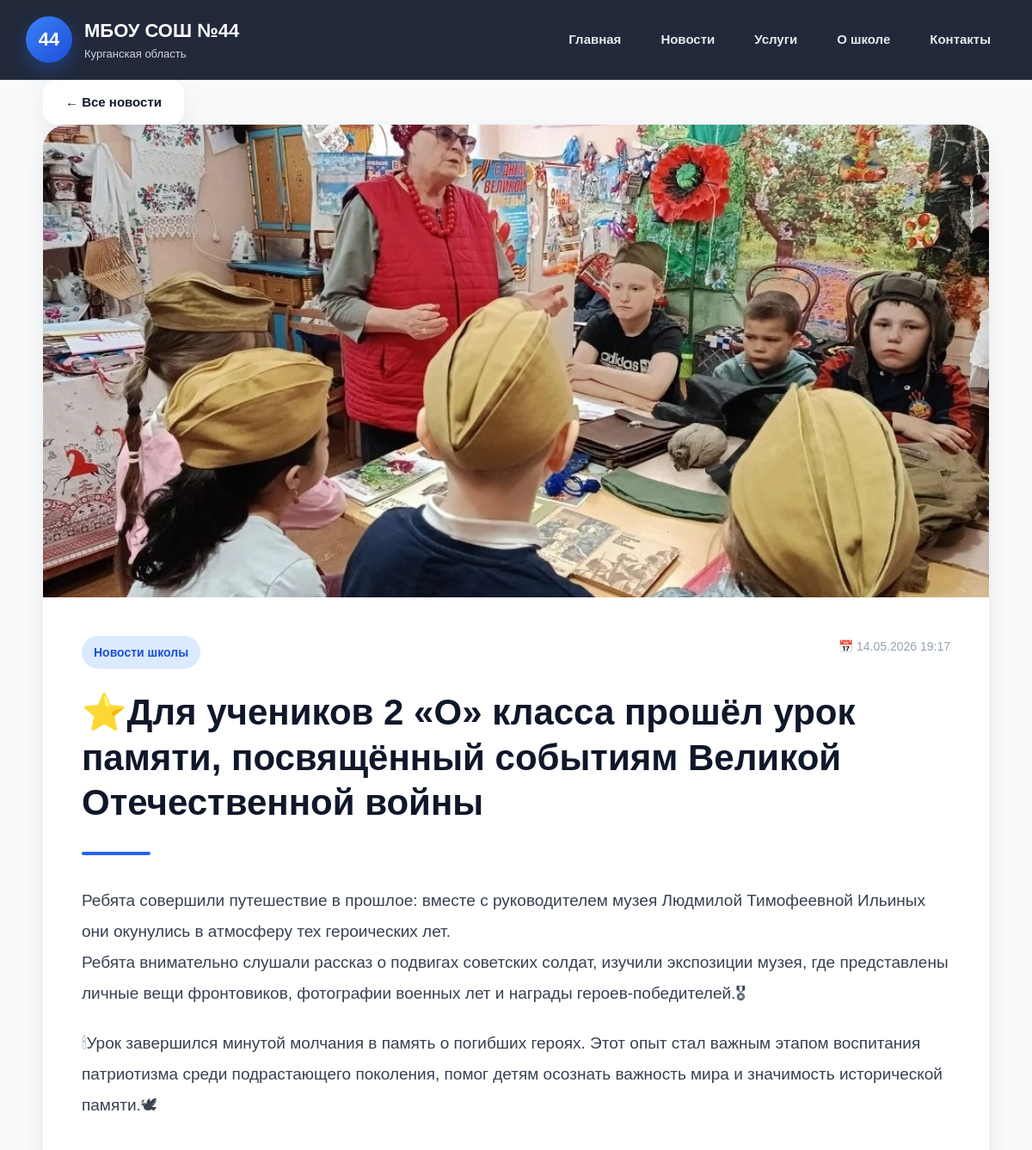
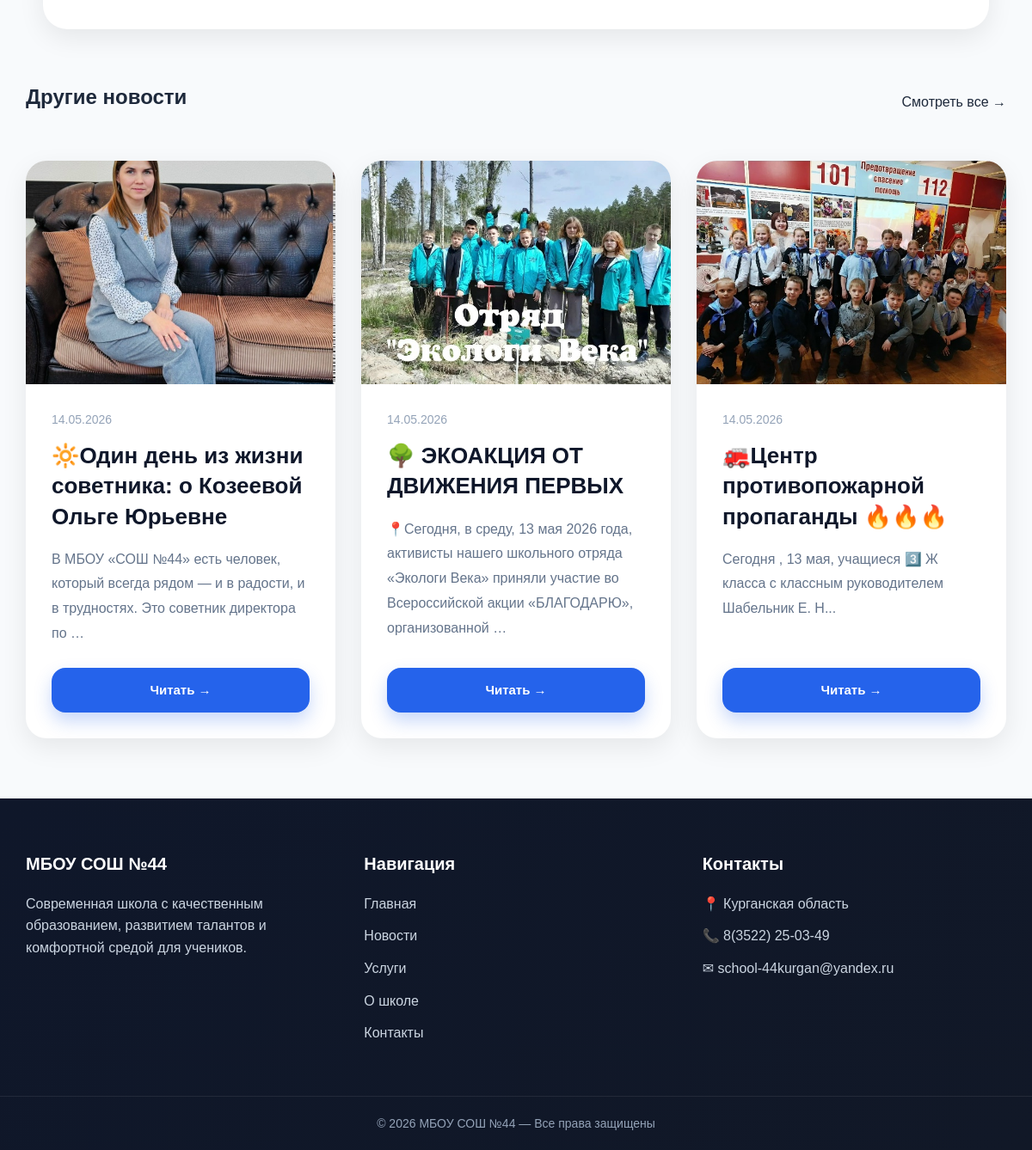
The page /1/dlya-uchenikov-2-o-klassa-proshyol-urok-pamyati-posvyashyonnyj-sobytiyam-velikoj-otechestvennoj-vojn/ on the database its author committed (2 pictures, top to bottom).
### news/models.py (models this page shows, shortened)
class News(models.Model):
    title = models.CharField(max_length=100, db_index=True)
    slug = models.SlugField(max_length=100, unique=True)
    preview_text = models.TextField(blank=True)
    full_text = models.TextField(blank=True)
    image = models.ImageField(upload_to='products/%Y/%m/%d', blank=True)
    created_at = models.DateTimeField(auto_now_add=True)
    class Meta:
        ordering = ('-created_at',)
        verbose_name = "Новость"
        verbose_name_plural = "Новости"

### news/views.py (the view)
# urls.py: path('<int:id>/<slug:slug>/', views.news_detail,
def news_detail(request, id, slug):
    article = get_object_or_404(
        News,
        id=id,
        slug=slug
    )
    related_news = News.objects.exclude(id=article.id)[:3]
    return render(request, 'main/news/detail.html', {
        'article': article,
        'related_news': related_news,
    })

### news/templates/main/news/detail.html (shortened to what this page needs)
{% extends 'main/base.html' %}
{% block content %}
<div class="news-detail-page">
    <div class="detail-top">
        <a href="{% url 'news:news_list' %}" class="back-btn">
            ← Все новости
        </a>
    </div>
    <article class="news-detail-card">
        {% if article.image %}
            <div class="detail-image-wrapper">
                <img
                    src="{{ article.image.url }}"
                    alt="{{ article.title }}"
                    class="detail-image"
                >
            </div>
        {% endif %}
        <div class="detail-content">
            <div class="detail-meta">
                <span class="detail-badge">
                    Новости школы
                </span>
                <span class="publish-date">
                    📅 {{ article.created_at|date:"d.m.Y H:i" }}
                </span>
            </div>
            <h1 class="detail-title">
                {{ article.title }}
            </h1>
            <div class="detail-divider"></div>
            <div class="detail-text">
                {{ article.full_text|linebreaks }}
            </div>
        </div>
    </article>
</div>
<section class="related-news">
    <div class="section-header">
        <h2 class="related-title">
            Другие новости
        </h2>
        <a href="{% url 'news:news_list' %}" class="all-news-link">
            Смотреть все →
        </a>
    </div>
    <div class="news-grid">
        {% for item in related_news %}
            <article class="news-card">
                <div class="news-image-wrapper">
                    {% if item.image %}
                        <img
                            src="{{ item.image.url }}"
                            class="news-image"
                            alt="{{ item.title }}"
                        >
                    {% endif %}
                </div>
                <div class="news-content">
                    <div class="card-meta">
                        {{ item.created_at|date:"d.m.Y" }}
                    </div>
                    <h3 class="news-title">
                        {{ item.title }}
                    </h3>
                    <p class="news-preview">
                        {{ item.preview_text|truncatewords:20 }}
                    </p>
                    <a
                        href="{% url 'news:news_detail' item.id item.slug %}"
                        class="btn"
                    >
                        Читать →
                    </a>
                </div>
            </article>
        {% endfor %}
    </div>
</section>
{% endblock %}

### static/css/style.css (style rules this page uses)
*, *::before, *::after { margin: 0; padding: 0; box-sizing: border-box; }
:root { --primary: #2563eb; --primary-dark: #1d4ed8; --secondary: #0f172a; --text: #1e293b; --muted: #64748b; --light: #f8fafc; --white: #ffffff; --border: #e2e8f0; --shadow: 0 10px 30px rgba(0, 0, 0, 0.08); --shadow-hover: 0 18px 45px rgba(0, 0, 0, 0.12); --radius: 24px; --transition: 0.3s ease; }
html { scroll-behavior: smooth; }
body { font-family: Arial, sans-serif; background: var(--light); color: var(--text); line-height: 1.6; }
a { text-decoration: none; color: inherit; transition: var(--transition); }
img { display: block; width: 100%; }
.section-header { display: flex; justify-content: space-between; align-items: flex-end; flex-wrap: wrap; gap: 20px; margin-bottom: 55px; }
.btn, .btn-outline, .back-btn { display: inline-flex; align-items: center; justify-content: center; padding: 14px 26px; border-radius: 16px; font-size: 15px; font-weight: 700; transition: var(--transition); }
.btn { background: var(--primary); color: white; box-shadow: 0 10px 20px rgba(37, 99, 235, 0.25); }
.back-btn { background: white; color: var(--secondary); box-shadow: var(--shadow); }
.advantages-grid, .cards-grid, .news-grid { display: grid; grid-template-columns: repeat(auto-fit, minmax(320px, 1fr)); gap: 30px; }
.advantage-card, .card, .news-card, .contact-card { background: var(--white); border-radius: var(--radius); box-shadow: var(--shadow); transition: var(--transition); }
.card, .news-card { overflow: hidden; display: flex; flex-direction: column; }
.card-image-wrapper, .news-image-wrapper, .detail-image-wrapper { overflow: hidden; }
.card-image, .news-image, .detail-image { object-fit: cover; transition: 0.45s ease; }
.card-image, .news-image { height: 260px; }
.detail-image { max-height: 550px; }
.card-body, .news-content { padding: 30px; display: flex; flex-direction: column; flex-grow: 1; }
.card-date, .card-meta, .publish-date { margin-bottom: 14px; color: #94a3b8; font-size: 14px; }
.card-title, .news-title { margin-bottom: 18px; color: var(--secondary); font-size: 26px; line-height: 1.35; }
.card-text, .news-preview { margin-bottom: 25px; color: var(--muted); line-height: 1.8; flex-grow: 1; }
.news-detail-page { max-width: 1100px; margin: 0 auto 60px; }
.news-detail-card { overflow: hidden; background: white; border-radius: 28px; box-shadow: var(--shadow); }
.detail-content { padding: 45px; }
.detail-meta { display: flex; justify-content: space-between; align-items: center; flex-wrap: wrap; gap: 15px; margin-bottom: 25px; }
.detail-badge { padding: 8px 14px; border-radius: 999px; background: #dbeafe; color: #1d4ed8; font-size: 14px; font-weight: 600; }
.detail-title { margin-bottom: 30px; color: var(--secondary); font-size: clamp(30px, 5vw, 42px); line-height: 1.25; }
.detail-divider { width: 80px; height: 4px; margin-bottom: 35px; border-radius: 999px; background: var(--primary); }
.detail-text { color: #374151; font-size: 19px; line-height: 1.9; }
.detail-text p { margin-bottom: 22px; }

### rows shown on the page
News: image (picture), created_at "14.05.2026 19:17", title "⭐️Для учеников 2 «О» класса прошёл урок памяти, посвящённый событиям Великой Отечественной войны", full_text "Ребята совершили путешествие в прошлое: вместе с руководителем музея Людмилой Тимофеевной Ильиных они окунулись в атмосферу тех героических лет. Ребята внимательно слушали рассказ о подвигах советских солдат, изучили экспозиции музея, где представлены личные вещи фронтовиков, фотографии военных лет и награды героев-победителей.🎖 🕯Урок завершился минутой молчания в память о погибших героях. Этот опыт стал важным этапом воспитания патриотизма среди подрастающего поколения, помог детям осознать важность мира и значимость исторической памяти.🕊"
News: image (picture), created_at "14.05.2026", title "🔆Один день из жизни советника: о Козеевой Ольге Юрьевне", preview_text "В МБОУ «СОШ №44» есть человек, который всегда рядом — и в радости, и в трудностях. Это советник директора по …"
News: image (picture), created_at "14.05.2026", title "🌳 ЭКОАКЦИЯ ОТ ДВИЖЕНИЯ ПЕРВЫХ", preview_text "📍Сегодня, в среду, 13 мая 2026 года, активисты нашего школьного отряда «Экологи Века» приняли участие во Всероссийской акции «БЛАГОДАРЮ», организованной …"
News: image (picture), created_at "14.05.2026", title "🚒Центр противопожарной пропаганды 🔥🔥🔥", preview_text "Сегодня , 13 мая, учащиеся 3️⃣ Ж класса с классным руководителем Шабельник Е. Н..."
